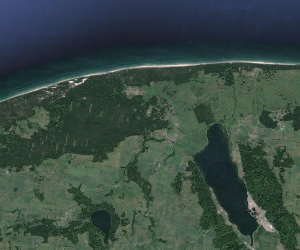
%> input picture examples/images/small.png, 300 x 250 px
$ octave test_edison.m   (GNU Octave 9; MATLAB toolbox functions it lacks are replaced by stand-ins)
%> lines starting %> are read from the running program, lines starting %| are printed output that depends on the picture
### edison_wrapper.m
function [varargout] = edison_wrapper(rgbim, featurefun, varargin)
%
% Performing mean_shift operation on image
%
% Usage:
%   [fimage labels modes regSize grad conf] = edison_wrapper(rgbim, featurefunc, ...)
%
% Inputs:
%   rgbim - original image in RGB space
%   featurefunc - converting RGB to some feature space in which to perform
%                 the segmentation, like @RGB2Lab etc.
%
% Allowed parameters:
%   'steps'       - What steps the algorithm should perform:
%                   1 - only mean shift filtering
%                   2 - filtering and region fusion [default]
%   'synergistic' - perform synergistic segmentation [true]|false
%   'SpatialBandWidth' - segmentation spatial radius (integer) [7]
%   'RangeBandWidth'   - segmentation feature space radius (float) [6.5]
%   'MinimumRegionArea'- minimum segment area (integer) [20]
%   'SpeedUp'          - algorithm speed up {1,2,3} [2]
%   'GradientWindowRadius' - synergistic parameters (integer) [2]
%   'MixtureParameter' - synergistic parameter (float 0,1) [.3]
%   'EdgeStrengthThreshold'- synergistic parameter (float 0,1) [.3]
%
% Outputs:
%   fimage  - the result in feature space
%   labels  - labels of regions [if steps==2]
%   modes   - list of all modes [if steps==2]
%   regSize - size, in pixels, of each region [if steps==2]
%   grad    - gradient map      [if steps==2 and synergistic]
%   conf    - confidence map    [if steps==2 and synergistic]
%


% rgbim must be of type uint8
if ~isa(rgbim,'uint8'),
    if max(rgbim(:)) <= 1,
        rgbim = im2uint8(rgbim);
    else
        rgbim = uint8(rgbim);
    end
end
imsiz = size(rgbim);

fim = im2single(rgbim);
fim = single(featurefun(fim));

rgbim = permute(rgbim,[3 2 1]);
fim = permute(fim, [3 2 1]);

p = parse_inputs(varargin);

labels = [];
modes =[];
regSize = [];
grad = [];
conf = [];

if p.steps == 1
    [fimage] = edison_wrapper_mex(fim, rgbim, p);
else
    if p.synergistic
        [fimage labels modes regSize grad conf]  = edison_wrapper_mex(fim, rgbim, p);
    else
        [fimage labels modes regSize]  = edison_wrapper_mex(fim, rgbim, p);
    end
    grad = reshape(grad,imsiz([2 1]))';
    conf = reshape(conf',imsiz([2 1]))';
end
fimage = permute(fimage, [3 2 1]);

if nargout >= 1, varargout{1} = fimage; end;
if nargout >= 2, varargout{2} = labels'; end;
if nargout >= 3, varargout{3} = modes; end;
if nargout >= 4, varargout{4} = regSize; end;
if nargout >= 5, varargout{5} = grad; end;
if nargout >= 6, varargout{6} = conf; end;


%--------------------------------------------------------%
function [p] = parse_inputs(args)
% Allowed parameters
%   'steps'       - What steps the algorithm should perform:
%                   1 - only mean shift filtering
%                   2 - filtering and region fusion [defualt]
%   'synergistic' - perform synergistic segmentation [true]|false
%   'SpatialBandWidth' - segmentation spatial radius (integer) [7]
%   'RangeBandWidth'   - segmentation feature space radius (float) [6.5]
%   'MinimumRegionArea'- minimum segment area (integer) [20]
%   'SpeedUp'          - algorithm speed up {0,1,2} [1]
%   'GradientWindowRadius' - synergistic parameters (integer) [2]
%   'MixtureParameter' - synergistic parameter (float 0,1) [.3]
%   'EdgeStrengthThreshold'- synergistic parameter (float 0,1) [.3]


% convert ars to parameters - then init all the rest according to defualts
try
    p = struct(args{:});
catch
    error('edison_wrapper:parse_inputs','Cannot parse arguments');
end

% % modes of operation
% -. edge detection -- currently unsupported
% 1. Filtering
% 2. Fusing regions
% 3. Segmentation
if ~isfield(p,'steps')
    p.steps = 2;
end
if p.steps ~= 1 && p.steps ~=2
    error('edison_wrapper:parse_inputs','steps must be either 1 or 2');
end

% % parameters
% Flags
% 1. synergistic
if ~isfield(p,'synergistic')
    p.synergistic = true;
end
p.synergistic = logical(p.synergistic);

% Mean Shift Segmentation parameters
% SpatialBandWidth [integer]
if ~isfield(p,'SpatialBandWidth')
    p.SpatialBandWidth = 7;
end
if p.SpatialBandWidth < 0 || p.SpatialBandWidth ~= round(p.SpatialBandWidth)
    error('edison_wrapper:parse_inputs','SpatialBandWidth must be a positive integer');
end
% RangeBandWidth [float]
if ~isfield(p,'RangeBandWidth')
    p.RangeBandWidth = 6.5;
end
if p.RangeBandWidth < 0
    error('edison_wrapper:parse_inputs','RangeBandWidth must be positive');
end
% MinimumRegionArea [integer]
if ~isfield(p,'MinimumRegionArea')
    p.MinimumRegionArea = 20;
end
if p.MinimumRegionArea < 0 || p.MinimumRegionArea ~= round(p.MinimumRegionArea)
    error('edison_wrapper:parse_inputs','MinimumRegionArea must be a positive integer');
end
% SpeedUp
if ~isfield(p,'SpeedUp')
    p.SpeedUp = 2;
end
if p.SpeedUp ~=1 && p.SpeedUp ~= 2 && p.SpeedUp ~= 3
    error('edison_wrapper:parse_inputs','SpeedUp must be either 1, 2 or 3');
end
% Synergistic Segmentation parameters
% GradientWindowRadius [integer]
if ~isfield(p,'GradientWindowRadius')
    p.GradientWindowRadius = 2;
end
if p.GradientWindowRadius < 0 || p.GradientWindowRadius ~= round(p.GradientWindowRadius)
    error('edison_wrapper:parse_inputs','GradientWindowRadius must be a positive integer');
end
% MixtureParameter [float (0,1)]
if ~isfield(p,'MixtureParameter')
    p.MixtureParameter = .3;
end
if p.MixtureParameter < 0 || p.MixtureParameter > 1
    error('edison_wrapper:parse_inputs','MixtureParameter must be between zero and one');
end
% EdgeStrengthThreshold [float (0,1)]
if ~isfield(p,'EdgeStrengthThreshold')
    p.EdgeStrengthThreshold = .3;
end
if p.EdgeStrengthThreshold < 0 || p.EdgeStrengthThreshold > 1
    error('edison_wrapper:parse_inputs','MixtureParameter must be between zero and one');
end

% % Currently unsupported
% Edge Detection Parameters
% GradientWindowRadius [integer]
% MinimumLength [integer]
% NmxRank [float (0,1)]
% NmxConf [float (0,1)]
% NmxType
% HysterisisHighRank [float (0,1)]
% HysterisisHighConf [float (0,1)]
% HysterisisHighType
% HysterisisLowRank [float (0,1)]
% HysterisisLowConf [float (0,1)]
% HysterisisLowType

% %

### RGB2Luv.m
function luvim = RGB2Luv(im)

if size(im,3) ~= 3
    error('im must have three color channels');
end
if ~isa(im,'float')
    im = im2single(im);
end
if (max(im(:)) > 1)
    im = im./255;
end

XYZ = [.4125 .3576 .1804; .2125 .7154 .0721; .0193 .1192 .9502];
Yn = 1.0;
Lt = .008856;
Up = 0.19784977571475;
Vp = 0.46834507665248;
imsiz = size(im);
im = permute(im,[3 1 2]);
im = reshape(im,[3 prod(imsiz(1:2))]);
xyz = reshape((XYZ*im)',imsiz);
x = xyz(:,:,1);
y = xyz(:,:,2);
z = xyz(:,:,3);

l0 = y./Yn;
l = l0;
l(l0>Lt) = 116.*(l0(l0>Lt).^(1/3)) - 16;
l(l0<=Lt) = 903.3*l0(l0<=Lt);
c = x + 15*y + 3 * z;
u = 4*ones(imsiz(1:2),class(im));
v = (9/15)*ones(imsiz(1:2),class(im));
u(c~=0) = 4*x(c~=0)./c(c~=0);
v(c~=0) = 9*y(c~=0)./c(c~=0);

u = 13*l.*(u-Up);
v = 13*l.*(v-Vp);

luvim = cat(3,l,u,v);

### examples/MeanShiftClean/test_edison.m
%%Mean Shift Algorithm used for segmentation

%read Image file
ImageFilename='small.png';
I = imread(strcat('../../pic/',ImageFilename));
%> I is the input picture: size 250x300x3 uint8; mean R, G, B 57.1, 74.5, 67.2

%% Create the gaussian filter with hsize = [5 5] and sigma = 2
G = fspecial('gaussian',[5 5],2);
I = imfilter(I,G,'same');
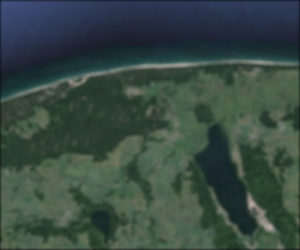
%> I: size 250x300x3 uint8; mean R, G, B 56.6, 73.9, 66.6
%% calculate Mean Shift
[fimg, labels, modes, regsize, grad, conf] = edison_wrapper(I,@RGB2Luv,...
      'SpatialBandWidth',100,'RangeBandWidth',5,...
      'MinimumRegionArea',50);
%> in edison_wrapper, `fim = single(featurefun(fim));`:
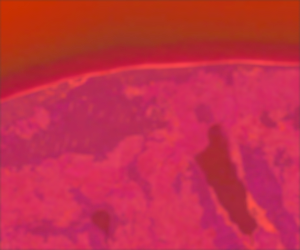
%> fim: size 250x300x3 single; mean R, G, B 58.4, -9.2, 2.4; drawn with min black and max white
%> in parse_inputs, `p = struct(args{:});`: p = {SpatialBandWidth 100, RangeBandWidth 5, MinimumRegionArea 50}
%> in parse_inputs, `p.synergistic = logical(p.synergistic);`: p.synergistic = true
%> in edison_wrapper, `p = parse_inputs(varargin);`: p = {SpatialBandWidth 100, RangeBandWidth 5, MinimumRegionArea 50, steps 2, synergistic true, SpeedUp 2}
%> the run ends on the next line

$ run again, with examples/images/Capture.PNG copied over examples/images/small.png
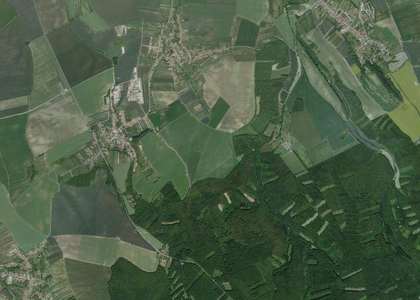
%> input picture examples/images/Capture.PNG, 420 x 300 px, shrunk from 907 x 648 before the run
%> I is the input picture: size 300x420x3 uint8; mean R, G, B 77, 94.9, 71
%> `I = imfilter(I,G,'same');`:
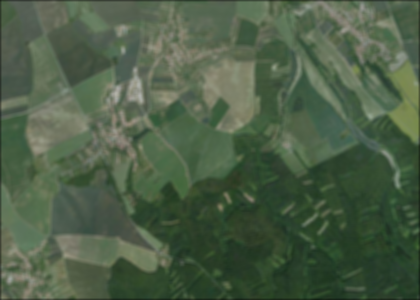
%> I: size 300x420x3 uint8; mean R, G, B 76.6, 94.4, 70.6
%> in edison_wrapper, `fim = single(featurefun(fim));`:
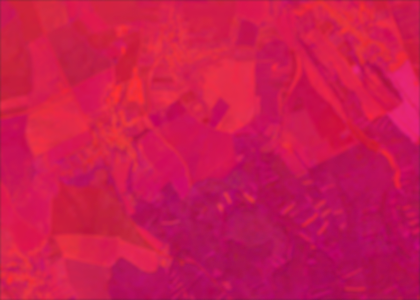
%> fim: size 300x420x3 single; mean R, G, B 65, -8, 14.2; drawn with min black and max white
%> in parse_inputs, `p = struct(args{:});`: p = {SpatialBandWidth 100, RangeBandWidth 5, MinimumRegionArea 50}
%> p.synergistic = true
%> in edison_wrapper, `p = parse_inputs(varargin);`: p = {SpatialBandWidth 100, RangeBandWidth 5, MinimumRegionArea 50, steps 2, synergistic true, SpeedUp 2}

$ run again, with examples/images/Capture1.PNG copied over examples/images/small.png
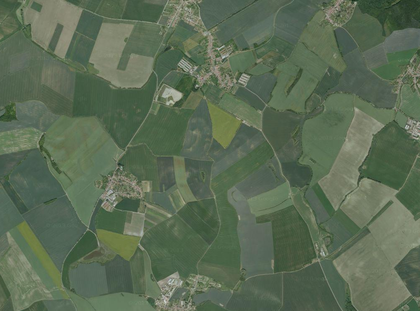
%> input picture examples/images/Capture1.PNG, 420 x 311 px, shrunk from 1005 x 743 before the run
%> I is the input picture: size 311x420x3 uint8; mean R, G, B 91.3, 107.8, 84.6
%> `I = imfilter(I,G,'same');`:
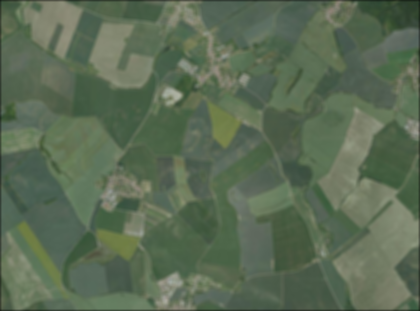
%> I: size 311x420x3 uint8; mean R, G, B 90.8, 107.2, 84.1
%> in edison_wrapper, `fim = single(featurefun(fim));`:
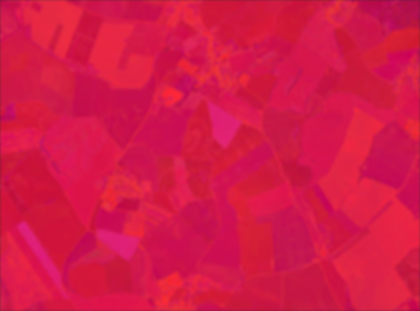
%> fim: size 311x420x3 single; mean R, G, B 69.2, -6.4, 12.4; drawn with min black and max white
%> in parse_inputs, `p = struct(args{:});`: p = {SpatialBandWidth 100, RangeBandWidth 5, MinimumRegionArea 50}
%> p.synergistic = true
%> in edison_wrapper, `p = parse_inputs(varargin);`: p = {SpatialBandWidth 100, RangeBandWidth 5, MinimumRegionArea 50, steps 2, synergistic true, SpeedUp 2}

$ run again, with examples/images/Capture10.PNG copied over examples/images/small.png
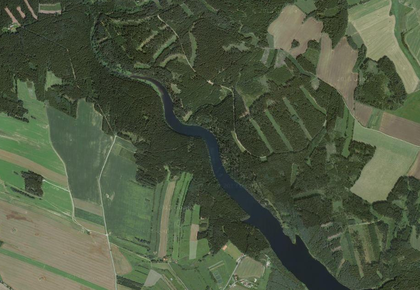
%> input picture examples/images/Capture10.PNG, 420 x 290 px, shrunk from 916 x 633 before the run
%> I is the input picture: size 290x420x3 uint8; mean R, G, B 79.2, 89.8, 66.5
%> `I = imfilter(I,G,'same');`:
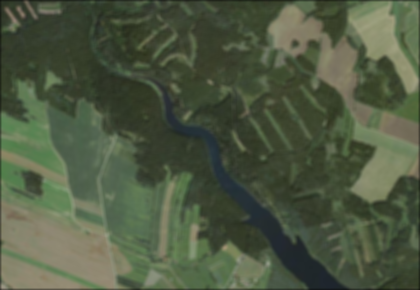
%> I: size 290x420x3 uint8; mean R, G, B 78.7, 89.2, 66.1
%> in edison_wrapper, `fim = single(featurefun(fim));`:
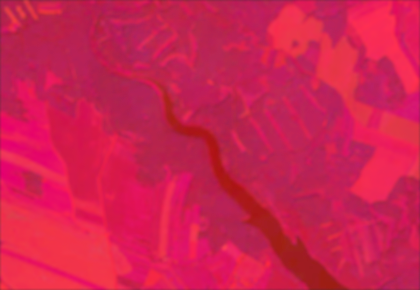
%> fim: size 290x420x3 single; mean R, G, B 63.5, -4.2, 14.5; drawn with min black and max white
%> in parse_inputs, `p = struct(args{:});`: p = {SpatialBandWidth 100, RangeBandWidth 5, MinimumRegionArea 50}
%> p.synergistic = true
%> in edison_wrapper, `p = parse_inputs(varargin);`: p = {SpatialBandWidth 100, RangeBandWidth 5, MinimumRegionArea 50, steps 2, synergistic true, SpeedUp 2}
